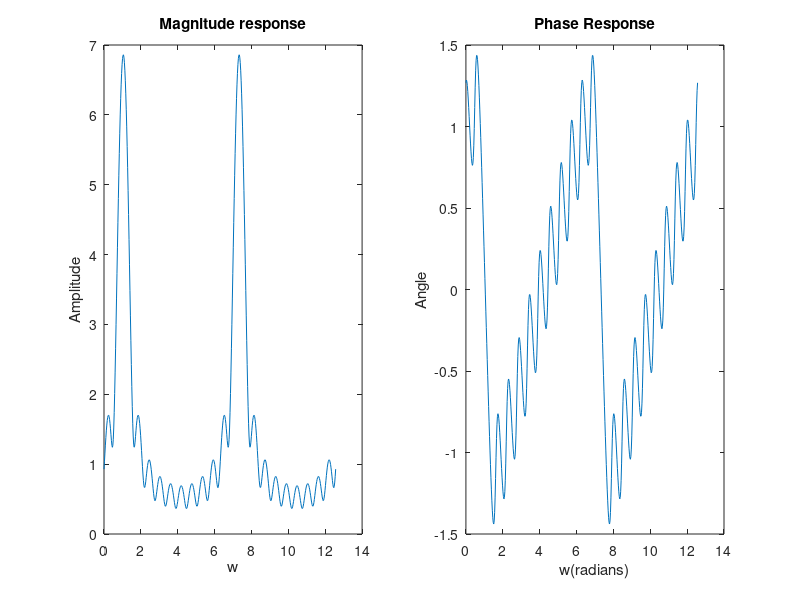

This chart was generated by the following MATLAB code:

clc;
clear all;
close all;
w = [0:1:500]*[4*pi/500];
a = (0.9)*exp(j.*(pi/3-w));
x = ( 1-a.^11)./(1-a);    
subplot(121)
plot(w, abs(x)), title('Magnitude response'), xlabel('w'), ylabel('Amplitude');
subplot(122), plot(w,angle(x));
title('Phase Response'), xlabel('w(radians)'), ylabel('Angle');
